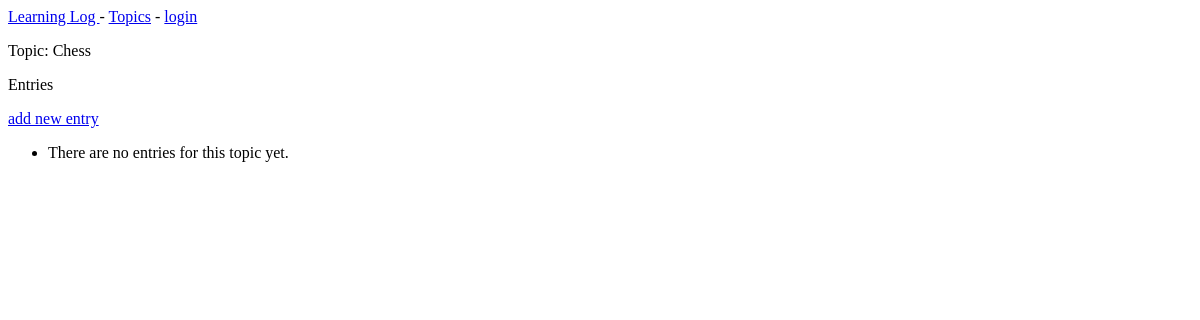
The page /topics/1/ on the database as committed earlier.
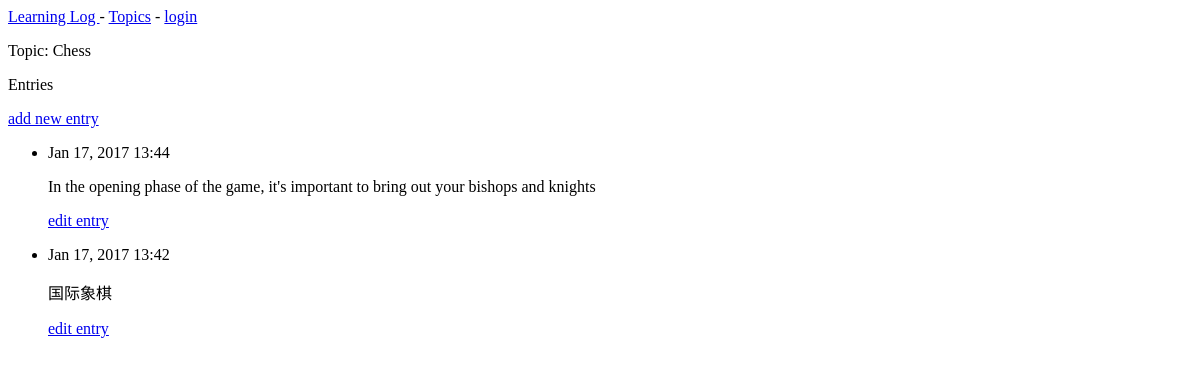
The same page on the database as committed later.
### my_logs/models.py (models this page shows, shortened)
class Topic(models.Model):
	text = models.CharField(max_length = 200)
	date_added = models.DateTimeField(auto_now_add = True)
	def __str__(self):
		return self.text

class Entry(models.Model):
	topic = models.ForeignKey(Topic)
	text = models.TextField()
	date_added = models.DateTimeField(auto_now_add = True)
	class Meta:
		verbose_name_plural = 'entries'

### my_logs/views.py (the view)
# urls.py: url(r'^topics/(?P<topic_id>\d+)/$', views.topic, name = 'topic'),
def topic(request, topic_id):
	topic = Topic.objects.get(id = topic_id)
	entries = topic.entry_set.order_by('-date_added')
	context = {'topic' : topic, 'entries' : entries}
	return render(request, 'my_logs/topic.html', context)

### my_logs/templates/my_logs/topic.html
{% extends "my_logs/base.html" %}
{% block content %}
	<p>Topic: {{ topic }}</p>
	<p>Entries</p>
	<p>
		<a href = "{% url 'my_logs:new_entry' topic.id %}">add new entry</a>
	</p>
	<ul>
	{% for entry in entries %}
		<li>
			<p>{{ entry.date_added | date:'M d, Y H:i'}}</p>
			<p>{{ entry.text | linebreaks }}</p>
			<p>
				<a href = "{% url 'my_logs:edit_entry' entry.id %}">edit entry</a>
			</p>
		</li>
	{% empty %}
		<li>
			There are no entries for this topic yet.
		</li>
	{% endfor %}
	</ul>
{% endblock content %}

### my_logs/templates/my_logs/base.html
<p>
	<a href = "{% url 'my_logs:index' %}">Learning Log </a> -
	<a href = "{% url 'my_logs:topics' %}">Topics</a> -
	{% if user.is_authenticated %}
		Hello, {{ user.username }}.
	{% else %}
		<a href = "{% url 'user:login' %}">login</a>
	{% endif %}
</p>
{% block content %}{% endblock content %}

Rows that differ between the two databases and show on the page:
added Entry: date_added "Jan 17, 2017 13:44", text "In the opening phase of the game, it's important to bring out your bishops and knights"
added Entry: date_added "Jan 17, 2017 13:42", text "国际象棋"
Other text that changed with them:
text no longer shown: "There are no entries for this topic yet."
